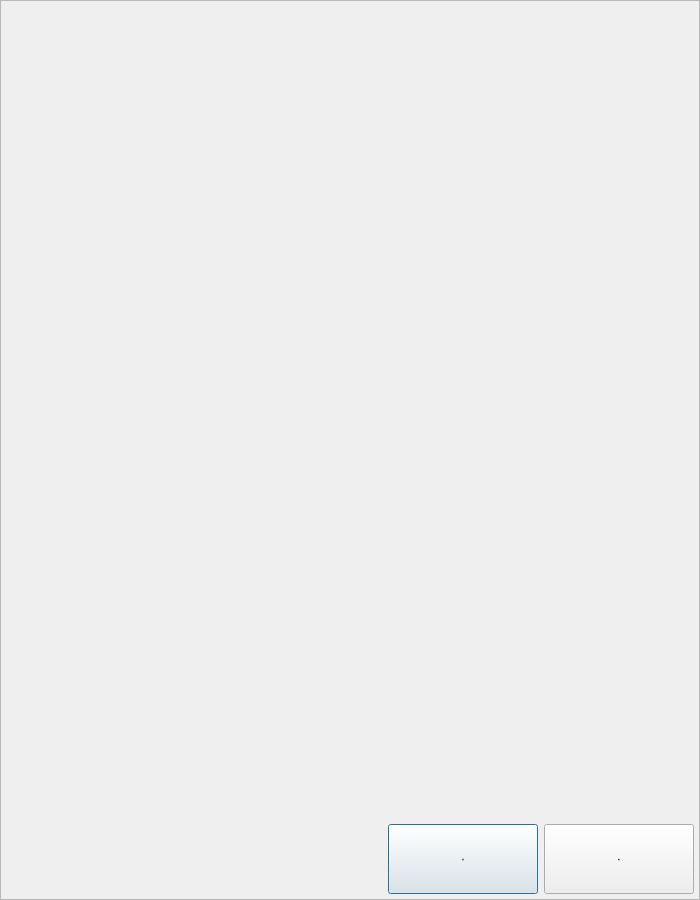
<?xml version="1.0" encoding="UTF-8"?>
<ui version="4.0">
 <class>DialogParaEdit</class>
 <widget class="QDialog" name="DialogParaEdit">
  <property name="windowModality">
   <enum>Qt::NonModal</enum>
  </property>
  <property name="geometry">
   <rect>
    <x>0</x>
    <y>0</y>
    <width>700</width>
    <height>900</height>
   </rect>
  </property>
  <property name="minimumSize">
   <size>
    <width>700</width>
    <height>900</height>
   </size>
  </property>
  <property name="maximumSize">
   <size>
    <width>700</width>
    <height>900</height>
   </size>
  </property>
  <property name="font">
   <font>
    <family>微软雅黑</family>
    <pointsize>-1</pointsize>
    <weight>50</weight>
    <italic>false</italic>
    <bold>false</bold>
   </font>
  </property>
  <property name="windowTitle">
   <string>参数编辑框</string>
  </property>
  <property name="styleSheet">
   <string notr="true">font: 28px &quot;微软雅黑&quot;;</string>
  </property>
  <layout class="QGridLayout" name="gridLayout">
   <property name="margin">
    <number>0</number>
   </property>
   <property name="spacing">
    <number>0</number>
   </property>
   <item row="0" column="0">
    <widget class="QFrame" name="frameParaEdit">
     <property name="font">
      <font>
       <family>微软雅黑</family>
       <pointsize>-1</pointsize>
       <weight>50</weight>
       <italic>false</italic>
       <bold>false</bold>
      </font>
     </property>
     <property name="frameShape">
      <enum>QFrame::StyledPanel</enum>
     </property>
     <property name="frameShadow">
      <enum>QFrame::Plain</enum>
     </property>
     <property name="IsMainArea" stdset="0">
      <bool>true</bool>
     </property>
     <layout class="QGridLayout" name="gridLayout_2">
      <property name="margin">
       <number>5</number>
      </property>
      <item row="0" column="0" colspan="3">
       <spacer name="verticalSpacer">
        <property name="orientation">
         <enum>Qt::Vertical</enum>
        </property>
        <property name="sizeHint" stdset="0">
         <size>
          <width>620</width>
          <height>330</height>
         </size>
        </property>
       </spacer>
      </item>
      <item row="1" column="1">
       <widget class="QPushButton" name="BtnCancel">
        <property name="maximumSize">
         <size>
          <width>150</width>
          <height>70</height>
         </size>
        </property>
        <property name="font">
         <font>
          <family>微软雅黑</family>
          <pointsize>-1</pointsize>
          <weight>50</weight>
          <italic>false</italic>
          <bold>false</bold>
         </font>
        </property>
        <property name="text">
         <string>取消</string>
        </property>
       </widget>
      </item>
      <item row="1" column="2">
       <widget class="QPushButton" name="BtnOK">
        <property name="minimumSize">
         <size>
          <width>150</width>
          <height>70</height>
         </size>
        </property>
        <property name="maximumSize">
         <size>
          <width>150</width>
          <height>70</height>
         </size>
        </property>
        <property name="font">
         <font>
          <family>微软雅黑</family>
          <pointsize>-1</pointsize>
          <weight>50</weight>
          <italic>false</italic>
          <bold>false</bold>
         </font>
        </property>
        <property name="text">
         <string>确定</string>
        </property>
       </widget>
      </item>
     </layout>
    </widget>
   </item>
  </layout>
 </widget>
 <resources/>
 <connections>
  <connection>
   <sender>BtnCancel</sender>
   <signal>clicked()</signal>
   <receiver>DialogParaEdit</receiver>
   <slot>reject()</slot>
   <hints>
    <hint type="sourcelabel">
     <x>349</x>
     <y>858</y>
    </hint>
    <hint type="destinationlabel">
     <x>349</x>
     <y>449</y>
    </hint>
   </hints>
  </connection>
  <connection>
   <sender>BtnOK</sender>
   <signal>clicked()</signal>
   <receiver>DialogParaEdit</receiver>
   <slot>accept()</slot>
   <hints>
    <hint type="sourcelabel">
     <x>618</x>
     <y>858</y>
    </hint>
    <hint type="destinationlabel">
     <x>349</x>
     <y>449</y>
    </hint>
   </hints>
  </connection>
 </connections>
</ui>
